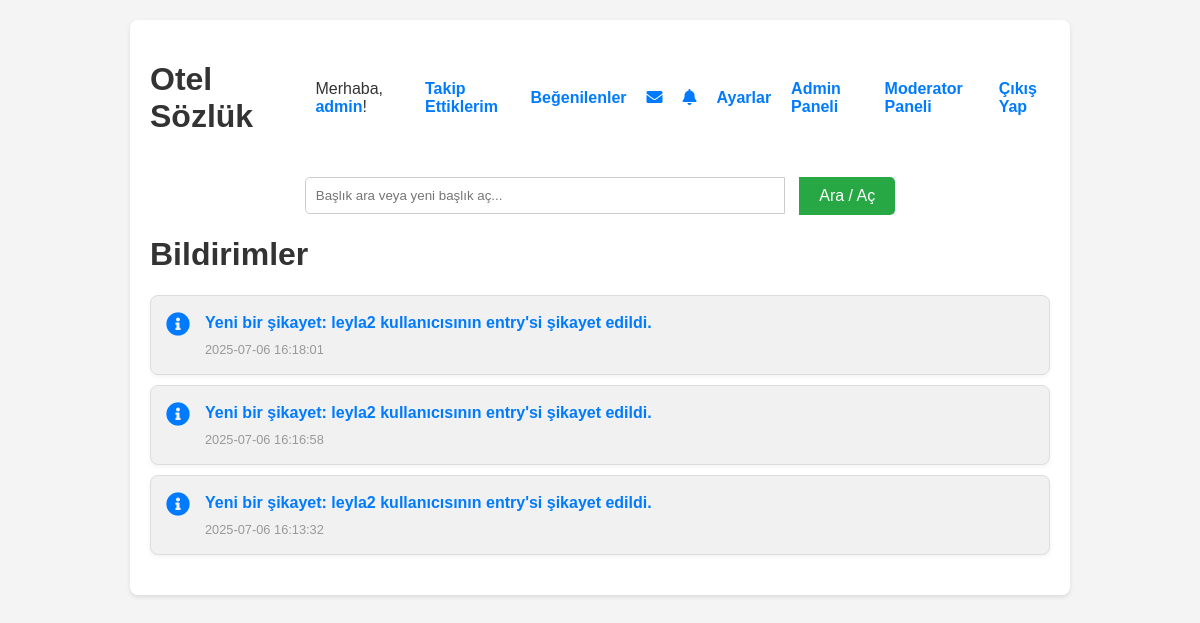
/bildirimler (signed in), run on the app's committed database.
### tables this page shows
CREATE TABLE notifications (
            id INTEGER PRIMARY KEY AUTOINCREMENT,
            user_id INTEGER NOT NULL, -- Bildirimi alacak kullanıcı
            sender_id INTEGER,        -- Bildirimi yapan kullanıcı (opsiyonel, örn: beğenen/takip eden)
            type TEXT NOT NULL,       -- 'like', 'follow', 'message', 'report', 'admin_action'
            content TEXT NOT NULL,    -- Bildirim metni
            link TEXT,                -- Bildirime tıklayınca gidilecek link (örn: entry'nin veya profilin linki)
            is_read INTEGER DEFAULT 0, -- 0: okunmadı, 1: okundu
            timestamp DATETIME DEFAULT CURRENT_TIMESTAMP,
            FOREIGN KEY (user_id) REFERENCES users(id),
            FOREIGN KEY (sender_id) REFERENCES users(id)
        );

### yemeksozluk.py (the view)
@app.route('/bildirimler')
def bildirimler():
    if not is_logged_in():
        flash('Bildirimleri görmek için giriş yapmalısınız.', 'warning')
        return redirect(url_for('login'))
    user_id = session['user_id']
    with get_db_connection() as conn:
        notifications = conn.execute('''
            SELECT n.*, u.username as sender_username
            FROM notifications n
            LEFT JOIN users u ON n.sender_id = u.id
            WHERE n.user_id = ?
            ORDER BY n.timestamp DESC
        ''', (user_id,)).fetchall()
        conn.execute('UPDATE notifications SET is_read = 1 WHERE user_id = ? AND is_read = 0', (user_id,))
        conn.commit()
    return render_template('bildirimler.html', notifications=notifications, is_logged_in=is_logged_in())

### yemeksozluk.py (called while the page is built)
@contextmanager
def get_db_connection():
    conn = sqlite3.connect(DATABASE, timeout=20.0)
    conn.row_factory = sqlite3.Row
    conn.execute('PRAGMA foreign_keys = ON')
    try:
        yield conn
    finally:
        conn.close()

def is_logged_in():
    return 'logged_in' in session and session['logged_in']

@app.before_request
def before_request():
    g.unread_notifications_count = 0
    g.unread_messages_count = 0
    if is_logged_in():
        with get_db_connection() as conn:
            user_id = session['user_id']
            notifications_count = conn.execute('SELECT COUNT(*) FROM notifications WHERE user_id = ? AND is_read = 0', (user_id,)).fetchone()[0]
            g.unread_notifications_count = notifications_count
            messages_count = conn.execute('SELECT COUNT(*) FROM messages WHERE receiver_id = ? AND is_read = 0', (user_id,)).fetchone()[0]
            g.unread_messages_count = messages_count

### templates/bildirimler.html (shortened to what this page needs)
{% extends 'base.html' %}
{% block content %}
    <h1>Bildirimler</h1>
    {% if notifications %}
        <ul class="notification-list">
            {% for notification in notifications %}
                <li class="notification-item {% if notification.is_read == 1 %}read{% else %}unread{% endif %}">
                    <div class="icon">
                        {% if notification.type == 'like' %}
                            <i class="fas fa-heart"></i>
                        {% elif notification.type == 'follow' %}
                            <i class="fas fa-user-plus"></i>
                        {% else %}
                            <i class="fas fa-info-circle"></i>
                        {% endif %}
                    </div>
                    <div class="content">
                        <p>
                            {% if notification.link %}
                                <a href="{{ notification.link }}">{{ notification.content }}</a>
                            {% else %}
                                {{ notification.content }}
                            {% endif %}
                            <span class="timestamp">{{ notification.timestamp }}</span>
                        </p>
                    </div>
                </li>
            {% endfor %}
        </ul>
    {% else %}
        <p class="no-notifications">Henüz yeni bir bildiriminiz bulunmuyor.</p>
    {% endif %}
{% endblock %}

### templates/base.html (style rules this page uses)
body { font-family: sans-serif; margin: 20px; background-color: #f4f4f4; color: #333; }

### templates/bildirimler.html (style rules this page uses)
.notification-list { list-style: none; padding: 0; margin: 20px 0; }
.notification-item { background-color: #f9f9f9; border: 1px solid #ddd; border-radius: 8px; padding: 15px; margin-bottom: 10px; box-shadow: 0 2px 4px rgba(0,0,0,0.05); display: flex; align-items: flex-start; }
.notification-item.read { background-color: #f1f1f1; color: #777; }
.notification-item .icon { font-size: 1.5em; margin-right: 15px; color: #007bff; }
.notification-item .content { flex-grow: 1; }
.notification-item .content p { margin: 0; line-height: 1.5; }
.notification-item .content a { color: #007bff; text-decoration: none; font-weight: bold; }
.notification-item .timestamp { font-size: 0.8em; color: #999; margin-top: 5px; display: block; }

### data on the page
notifications: content "Yeni bir şikayet: leyla2 kullanıcısının entry'si şikayet edildi.", timestamp "2025-07-06 16:18:01"
notifications: content "Yeni bir şikayet: leyla2 kullanıcısının entry'si şikayet edildi.", timestamp "2025-07-06 16:16:58"
notifications: content "Yeni bir şikayet: leyla2 kullanıcısının entry'si şikayet edildi.", timestamp "2025-07-06 16:13:32"

### other printed values
{{ session.username }} "admin"
